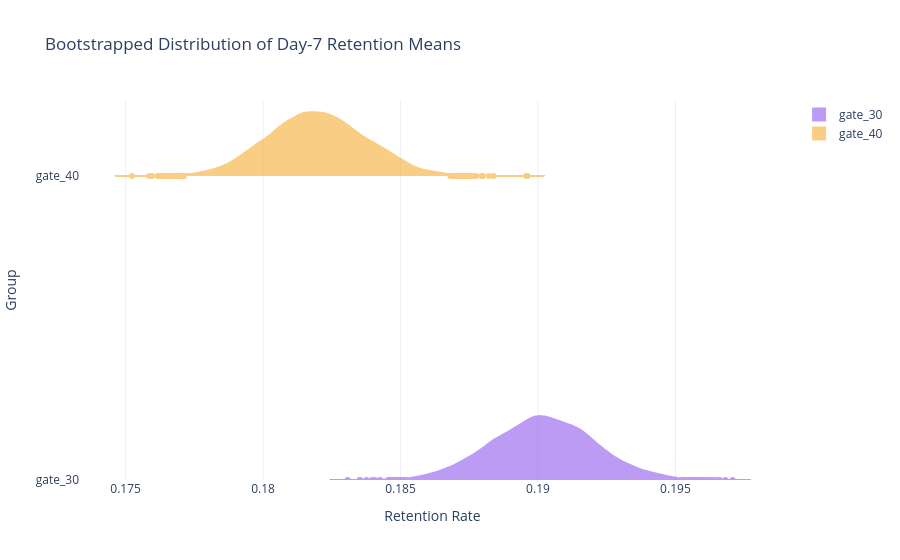

Notebook cell for this chart:
### Markdown cell above
### Day-7 Retention

### Code cell
# Bootstrapped Day-7 retention distributions per group
fig = go.Figure()

for version, color in COLOR_MAP.items():
    fig.add_trace(go.Violin(
        x=boot_7d[version],
        name=version,
        line_color=color,
        fillcolor=color,
        opacity=0.5,
        side='positive',
        orientation='h',
        showlegend=True
    ))

fig.update_layout(
    title='Bootstrapped Distribution of Day-7 Retention Means',
    xaxis_title='Retention Rate',
    yaxis_title='Group',
    violingap=0.4
)
fig.show()

### Figure 1 — Plotly figure (JSON) as saved in the notebook; plotly's stock layout.template omitted (floating-point values rounded to 4 significant figures; data arrays with more than 128 entries replaced by an {"elided": "..."} marker saying what was removed)
{"data": [{"fillcolor": "#7C3AED", "line": {"color": "#7C3AED"}, "name": "gate_30", "opacity": 0.5, "orientation": "h", "showlegend": true, "side": "positive", "type": "violin", "x": {"elided": "10000 float values"}}, {"fillcolor": "#F59E0B", "line": {"color": "#F59E0B"}, "name": "gate_40", "opacity": 0.5, "orientation": "h", "showlegend": true, "side": "positive", "type": "violin", "x": {"elided": "10000 float values"}}], "layout": {"title": {"text": "Bootstrapped Distribution of Day-7 Retention Means"}, "violingap": 0.4, "xaxis": {"title": {"text": "Retention Rate"}}, "yaxis": {"title": {"text": "Group"}}}}
